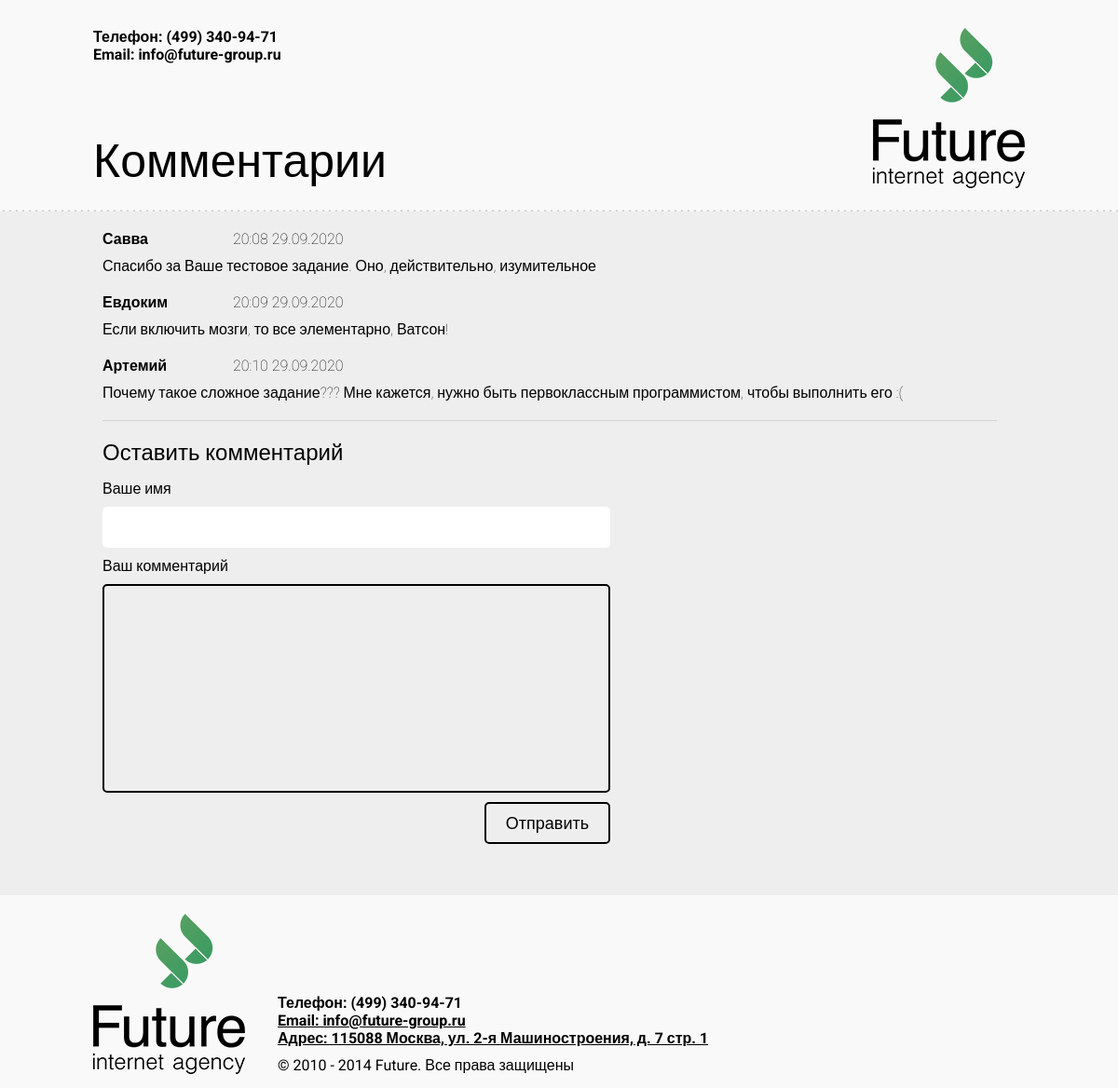
The page / on the database its author committed.
### tables this page shows
CREATE TABLE `comments` (
  `id_comment` int NOT NULL,
  `username` varchar(50) NOT NULL,
  `date` datetime NOT NULL,
  `comment` text NOT NULL
);

### model/classes/Database.php (called while the page is built, shortened)
<?php
class Database
{
    private static $dbh;
    private static function getDbh()
    {
        return static::$dbh;
    }
    private static function setDbh($value)
    {
        static::$dbh = $value;
    }
    public static function select(string $table, string $selector = '*', string $condition = '')
    {
        $query = 'SELECT ' . $selector . ' FROM ' . $table;
        $query .= ($condition != '') ? (' WHERE ' . $condition) : '';
        $statement = static::$dbh->query($query);
        return $statement->fetchAll(\PDO::FETCH_ASSOC);
    }
}

### model/functions/get_comments.php (called while the page is built)
<?php
require_once __DIR__ . '/../classes/Database.php';
require_once __DIR__ . '/../classes/Comment.php';
function getComments()
{
    $comments = Database::select('comments');
    $commentsObjects = [];
    foreach ($comments as $comment) {
        $datetime = new DateTime($comment['date']);
        $time = $datetime->format('H:i');
        $date = $datetime->format('d.m.Y');
        $commentsObjects[] = new Comment(
            $comment['id_comment'],
            $comment['username'],
            $comment['comment'],
            $time,
            $date
        );
    }
    return $commentsObjects;
}

### model/classes/Comment.php (called while the page is built, shortened)
<?php
class Comment
{
    private $username;
    private $text;
    private $time;
    private $date;
    public function __construct($id, $username, $text, $time, $date)
    {
        $this->username = $username;
        $this->text = $text;
        $this->time = $time;
        $this->date = $date;
    }
    public function getUsername()
    {
        return $this->username;
    }
    public function getText()
    {
        return $this->text;
    }
    public function getTime()
    {
        return $this->time;
    }
    public function getDate()
    {
        return $this->date;
    }
}

### view/comments.php (the view)
<div id="comments">
    <?php
    foreach ($comments as $comment):
    ?>
    <div class="comment">
        <div class="comment_user-info">
            <p class="comment_username"><?=$comment->getUsername()?></p>
            <div class="comment_time-info">
                <span class="comment_time"><?=$comment->getTime()?></span>
                <span class="comment_date"><?=$comment->getDate()?></span>
            </div>
        </div>
        <p class="comment_text">
            <?=$comment->getText()?>
        </p>
    </div>
    <?php
    endforeach;
    ?>
</div>

### index.php (shortened to what this page needs)
<?php
    require_once __DIR__ . '/model/functions/get_comments.php';
    $comments = getComments();
?>
<!DOCTYPE html>
<html lang="ru">
<head>
    <link rel="stylesheet" href="assets/css/style.css">
</head>
<body>
    <?php
    include __DIR__ . '/view/header.php';
    include __DIR__ . '/view/comments.php';
    ?>
    <hr>
    <?php
    include __DIR__ . '/view/send_comment.php';
    include __DIR__ . '/view/footer.php';
    ?>
</body>
</html>

### view/header.php
<header>
    <div id="left-header-wrapper">
        <div id="phone_email">
            <p class="phone_number">Телефон: (499) 340-94-71</p>
            <p class="email">Email: info@future-group.ru</p>
        </div>
        <h2 id="comments_header">Комментарии</h2>
    </div>
    <img src="../assets/img/logo.png">
</header>

### view/send_comment.php
<div id="comment_form">
    <h2 id="leave_comment">Оставить комментарий</h2>
    <form method="POST" action="model/add_comment.php">
        <p>Ваше имя</p>
        <input type="text" name="username" required>
        <p>Ваш комментарий</p>
        <textarea name="comment" required></textarea>
        <input type="submit" value="Отправить">
    </form>
</div>

### view/footer.php
<footer>
    <img src="../assets/img/logo.png">
    <div id="right-footer-wrapper">
        <div id="phone_email_address">
            <p class="phone_number">Телефон: (499) 340-94-71</p>
            <p class="email">Email: info@future-group.ru</p>
            <p class="address">Адрес: 115088 Москва, ул. 2-я Машиностроения, д. 7 стр. 1</p>
        </div>
        <p id="copyright">© 2010 - 2014 Future. Все права защищены</p>
    </div>
</footer>

### assets/css/style.css (style rules this page uses)
* { margin: 0px; padding: 0px; }
body { background-color: #eeeeee; }
body hr { width: 80%; height: 1px; margin: 20px 0px 20px 110px; background-color: #d4d4d4; border: none; }
header { background-image: url('../img/header.png'); display: flex; justify-content: space-between; padding: 30px 100px 25px 100px; }
footer { background-color: #f9f9f9; display: flex; padding: 20px 0px 15px 100px; margin-top: 55px; align-items: flex-end; }
.phone_number, .email, .address, .comment_username { font-family: 'Roboto', sans-serif; font-weight: bold; }
#comments_header { font-family: 'Roboto', sans-serif; font-weight: lighter; font-size: 50px; }
.comment { margin-top: 20px; }
.comment_username { width: 100px; }
.comment_text, .comment_time-info { font-family: 'Roboto', sans-serif; font-weight: lighter; }
.comment_text { margin-top: 10px; }
#comments, #comment_form { padding-left: 110px; }
.comment_user-info { display: flex; }
.comment_time-info { margin-left: 40px; }
#leave_comment { font-family: 'Roboto', sans-serif; font-weight: normal; }
#comment_form form { margin-top: 5px; display: flex; flex-direction: column; width: 50%; }
#comment_form form p { font-family: 'Roboto', sans-serif; font-weight: lighter; margin-top: 10px; }
#comment_form form input, #comment_form form textarea { margin-top: 10px; }
#comment_form form input[name="username"] { border: 0px; border-radius: 5px; font-size: 20px; padding: 10px 20px; font-family: 'Roboto', sans-serif; font-weight: lighter; }
#comment_form form textarea { border: 2px solid black; border-radius: 5px; resize: none; background-color: rgba(0, 0, 0, 0); padding: 10px; font-size: 20px; height: 200px; font-family: 'Roboto', sans-serif; font-weight: lighter; }
#comment_form form input[type="submit"] { background-color: rgba(0, 0, 0, 0); border: 2px solid black; border-radius: 5px; font-family: 'Roboto', sans-serif; font-weight: lighter; font-size: 18px; align-self: flex-end; height: 45px; width: 135px; cursor: pointer; }
#left-header-wrapper { display: flex; flex-direction: column; justify-content: space-between; }
#right-footer-wrapper { margin-left: 35px; }
#phone_email_address .email, #phone_email_address .address { text-decoration: underline; }
#copyright { font-family: 'Roboto', sans-serif; margin-top: 10px; }

### rows shown on the page
comments: username "Савва", date "20:08", date "29.09.2020", comment "Спасибо за Ваше тестовое задание. Оно, действительно, изумительное"
comments: username "Евдоким", date "20:09", date "29.09.2020", comment "Если включить мозги, то все элементарно, Ватсон!"
comments: username "Артемий", date "20:10", date "29.09.2020", comment "Почему такое сложное задание??? Мне кажется, нужно быть первоклассным программистом, чтобы выполнить его :("
